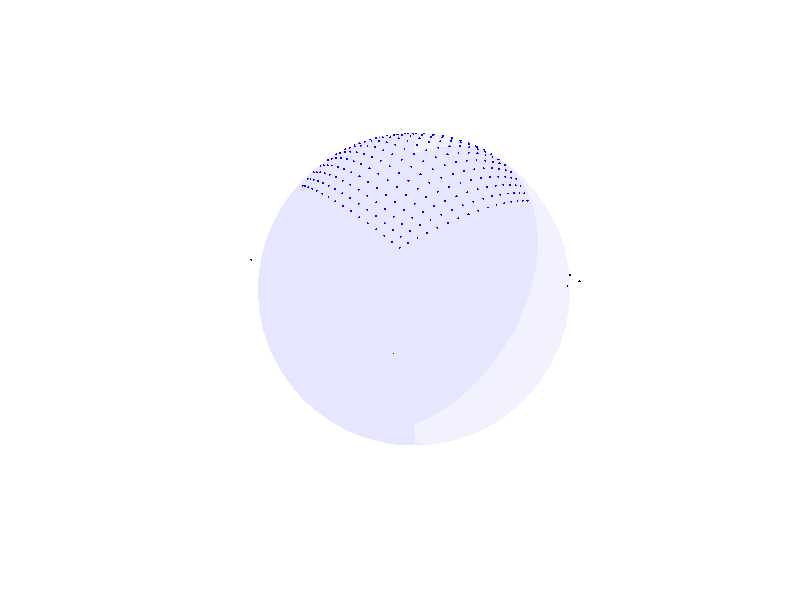

Write MATLAB code to recreate this figure.
%SphereFigure.m
%
%Garrett Warnell
%March 2014
%
%DESCRIPTION:
%   script to generate the sphere figure to help explain ray saliency

%**************************************************************************
%clean up
clear; close all; clc;
drawnow;
%**************************************************************************


%**************************************************************************
%malleable parameters
f_touse = [10 20];
m = 16;
n = 16;
%**************************************************************************


%**************************************************************************
%rigid parameters
[X_ip, Y_ip] = meshgrid(1:n,1:m);
X_ip = X_ip - n/2;
Y_ip = Y_ip - m/2;
n_f = length(f_touse);
C = cell(n_f,1);
Vray = cell(n_f,1);
for i=1:n_f
  C{i} = [ f_touse(i) 0 0;
           0 f_touse(i) 0;
           0 0 1;];
  Vray{i} = C{i}\[X_ip(:).';Y_ip(:).';ones(1,m*n);];
  Vray{i} = bsxfun(@rdivide,Vray{i},sqrt(sum(Vray{i}.^2,1)));    
end
%**************************************************************************


%**************************************************************************
%generate the figure
figure;
[X_sph, Y_sph, Z_sph] = sphere(100);
sph_surf = surf(X_sph,Y_sph,Z_sph);
set(sph_surf,'facecolor','b','facealpha',0.05,'edgealpha',0.05);
hold all; axis equal; axis off; 
plot3(X_ip(:)/f_touse(1),Y_ip(:)/f_touse(1),1/f_touse(1)*ones(1,m*n),...
  'k.','MarkerSize',5)
plot3(Vray{1}(1,:),Vray{1}(2,:),Vray{1}(3,:),'b.','MarkerSize',5);
% plot3(Vray{2}(1,:),Vray{2}(2,:),Vray{2}(3,:),'g.','MarkerSize',5);
%**************************************************************************